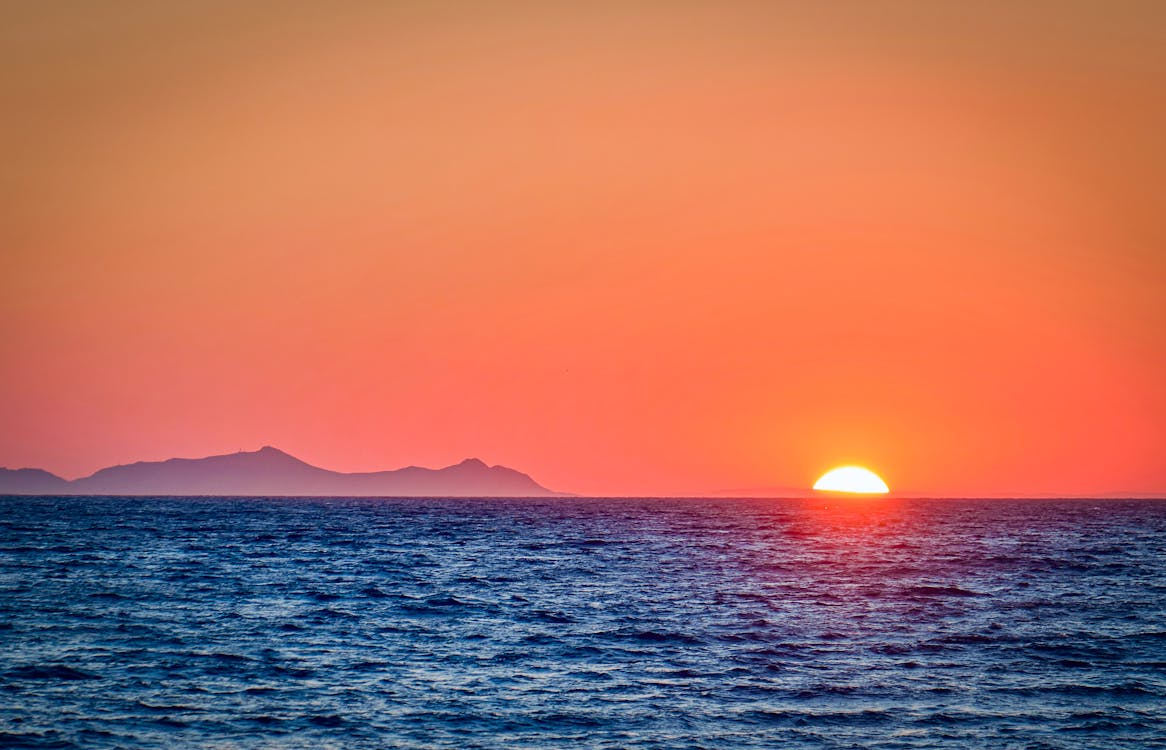
#> input picture lab-2/images/ lines & bounds/horizon.jpeg, 1166 x 750 px
$ python -i lab2.py   (imports and definitions only)
#> lines starting #> are read from the running program, lines starting #| are printed output that depends on the picture
#> further down, picture is the input picture: PIL image 1166x750 RGB; mean R, G, B 173, 109.6, 97.3
#!/usr/bin/env python3
"""
Single-file Tkinter image processor.

Содержит адаптированные реализации из:
 - segmentation.py (convolve2d, SegmentationProcessor)
 - histogram.py (HistogramProcessor)
 - image_processor.py (ImageProcessor)
и GUI на tkinter.

Запуск:
    python image_processor_tk.py

Зависимости:
    pillow, numpy
    (опционально) matplotlib для красивой гистограммы
"""

import os
import sys
import math
import tkinter as tk
from tkinter import ttk, filedialog, messagebox
from PIL import Image, ImageTk, ImageOps
import numpy as np

# [8 lines not run here, left out]


# [16 lines left out: function convolve2d, not called in this run]

class SegmentationProcessor:
    # [109 lines left out: functions point_detection, line_detection, edge_detection, combined_edge_detection, not called in this run]

class HistogramProcessor:
    # [36 lines left out: functions compute_histogram, equalize_histogram_rgb, not called in this run]

    @staticmethod
    def equalize_histogram_hsv(image):
        """Эквализация только V-компоненты в HSV пространстве."""
        if image.mode == 'RGBA':
            image = image.convert('RGB')

        img_hsv = image.convert('HSV')
#> img_hsv: PIL image 1166x750 HSV; mean H, S, V 68.8, 154.8, 192.2
        h, s, v = img_hsv.split()
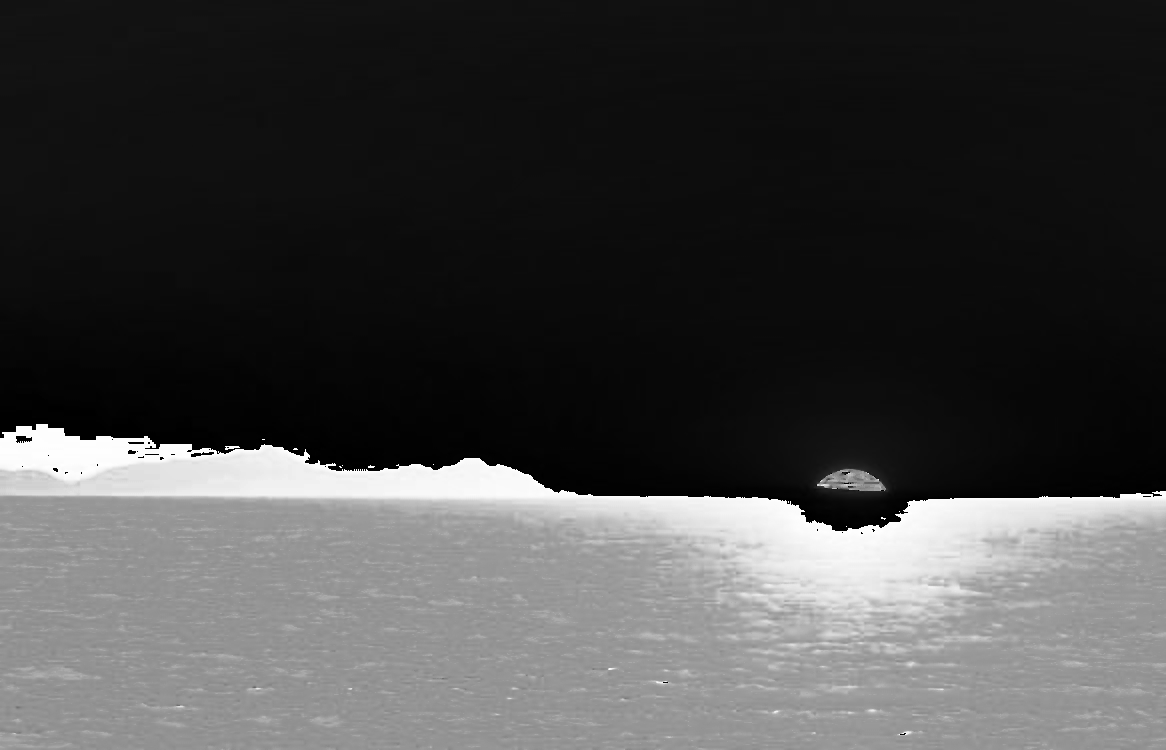
#> h: PIL image 1166x750 L; min 0, max 254, mean 68.8
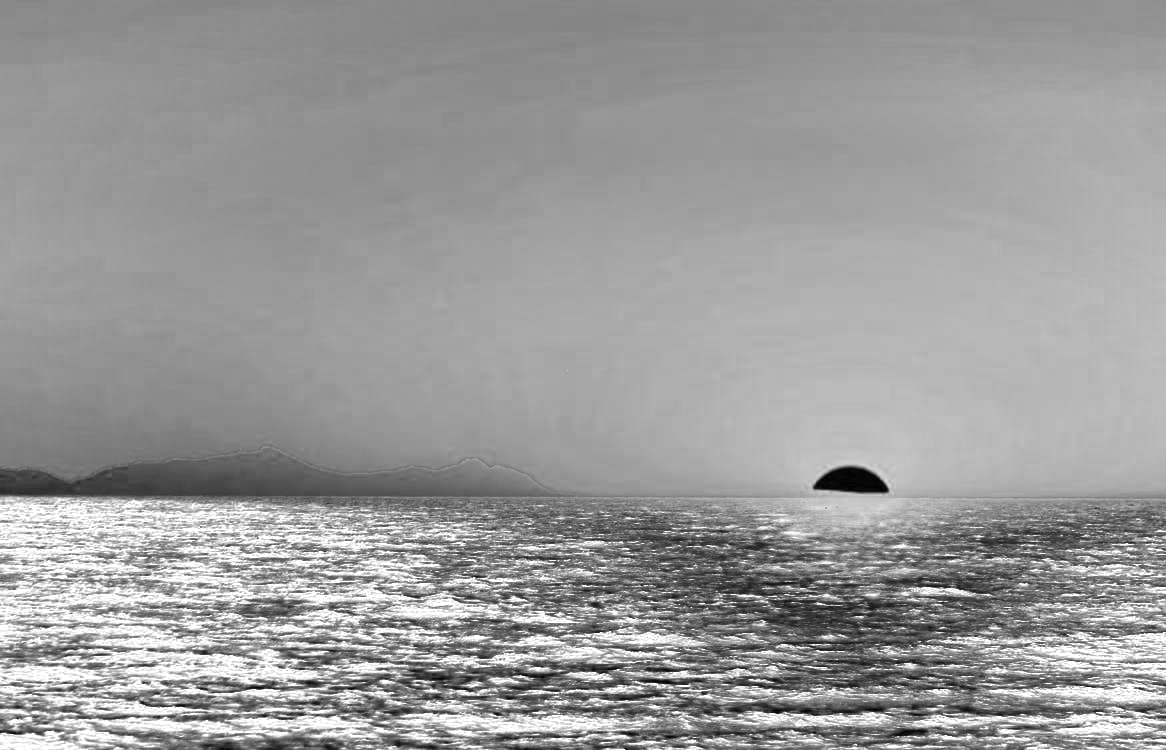
#> s: PIL image 1166x750 L; min 0, max 255, mean 154.8
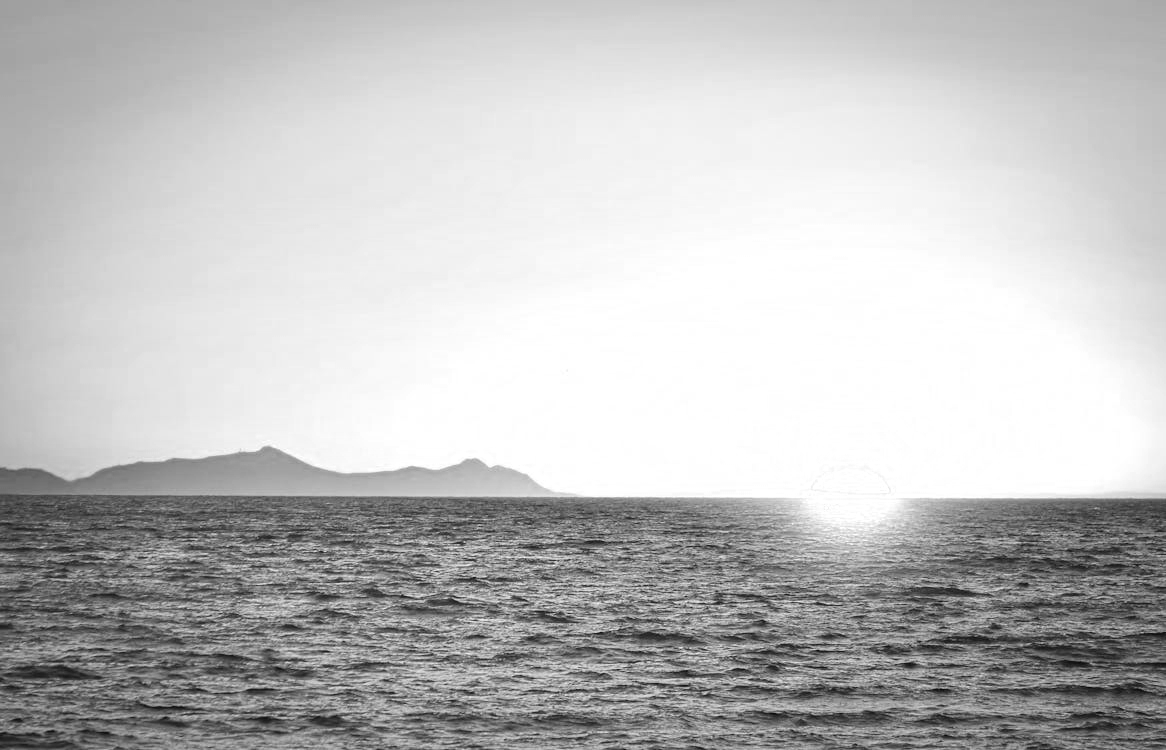
#> v: PIL image 1166x750 L; min 7, max 255, mean 192.2

        v_array = np.array(v)
        v_equalized = HistogramProcessor._equalize_channel(v_array)

        v_eq = Image.fromarray(v_equalized.astype(np.uint8))
        result_hsv = Image.merge('HSV', (h, s, v_eq))

        return result_hsv.convert('RGB')

    @staticmethod
    def _equalize_channel(channel):
        hist, _ = np.histogram(channel.flatten(), 256, [0, 256])
#> hist = 256 values, max 102274 at index 255, min 0 at index 0, mean 3416

        cdf = hist.cumsum()
#> cdf = 256 values from 0 to 874500
        cdf_min = cdf[cdf > 0].min()
#> cdf_min = 2

        cdf_normalized = ((cdf - cdf_min) * 255 / (cdf[-1] - cdf_min)).astype(np.uint8)
#> cdf_normalized = 256 values from 0 to 255

        equalized = cdf_normalized[channel.astype(np.uint8)]
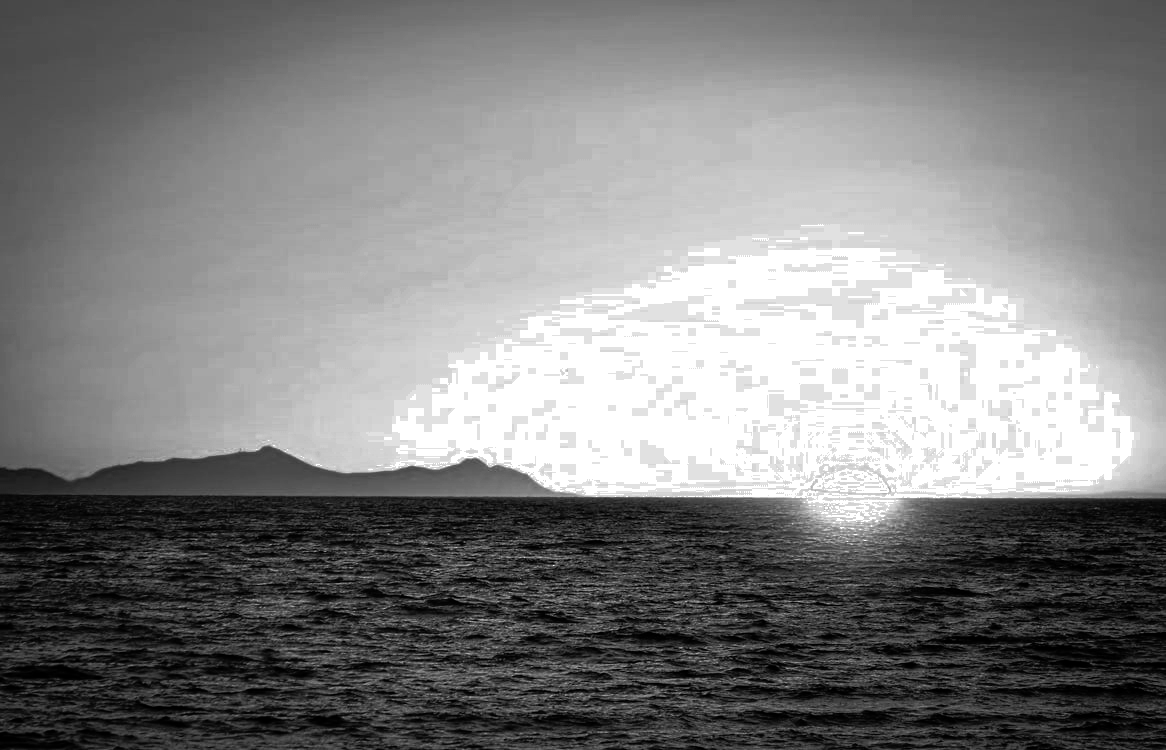
#> equalized: shape (750, 1166); min 0, max 255, mean 129.6

        return equalized

    # [18 lines left out: function linear_contrast_stretch, not called in this run]

class ImageProcessor:
    def __init__(self):
        self.histogram_processor = HistogramProcessor()
        self.segmentation_processor = SegmentationProcessor()

    def process_histogram_equalize_rgb(self, image):
        return self.histogram_processor.equalize_histogram_rgb(image)

    def process_histogram_equalize_hsv(self, image):
        return self.histogram_processor.equalize_histogram_hsv(image)

    def process_linear_contrast(self, image):
        return self.histogram_processor.linear_contrast_stretch(image)

    def process_point_detection(self, image, threshold=50):
        return self.segmentation_processor.point_detection(image, threshold)

    def process_line_detection(self, image, direction='horizontal', threshold=100):
        return self.segmentation_processor.line_detection(image, direction, threshold)

    def process_edge_detection(self, image, method='sobel', threshold=100):
        return self.segmentation_processor.edge_detection(image, method, threshold)

    def process_combined_edges(self, image, threshold=100):
        return self.segmentation_processor.combined_edge_detection(image, threshold)

    def get_histogram(self, image, downsample_for_display=False):
        return self.histogram_processor.compute_histogram(image, downsample_for_display)

# ---------------------------
# GUI
# ---------------------------

class ImageProcessorApp(tk.Tk):
    # [276 lines left out: functions __init__, _build_ui, _set_default_controls, _update_param_widgets, load_image, _draw_images and 6 more, not called in this run]

# ---------------------------
# Запуск
# ---------------------------
def main():
    app = ImageProcessorApp()
    app.mainloop()

# [2 lines not run here, left out]

>>> from PIL import Image
>>> picture = Image.open('images/ lines & bounds/horizon.jpeg')
>>> result = HistogramProcessor().equalize_histogram_hsv(picture)
#> in equalize_histogram_hsv, `result_hsv = Image.merge('HSV', (h, s, v_eq))`: result_hsv: PIL image 1166x750 HSV; mean H, S, V 68.8, 154.8, 129.6
#> in equalize_histogram_hsv, `return result_hsv.convert('RGB')`:
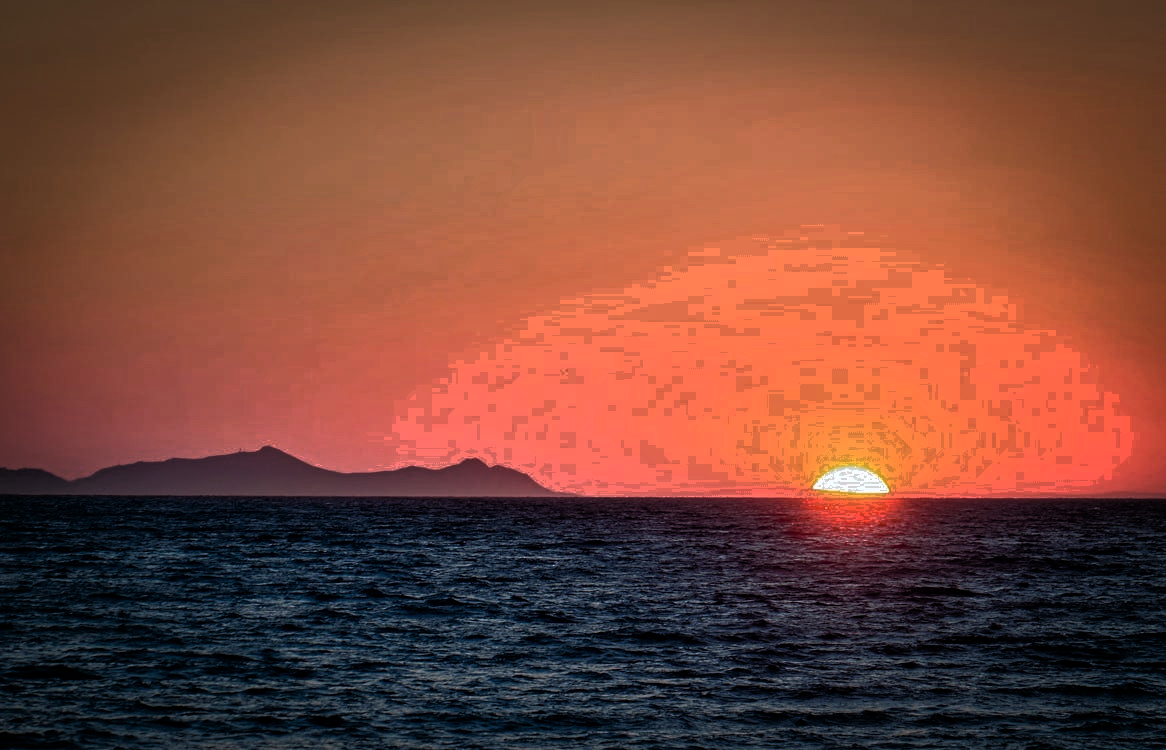
#> returned value: PIL image 1166x750 RGB; mean R, G, B 123.3, 71.1, 57.3

$ run again, on lab-2/images/ lines & bounds/towers.jpg
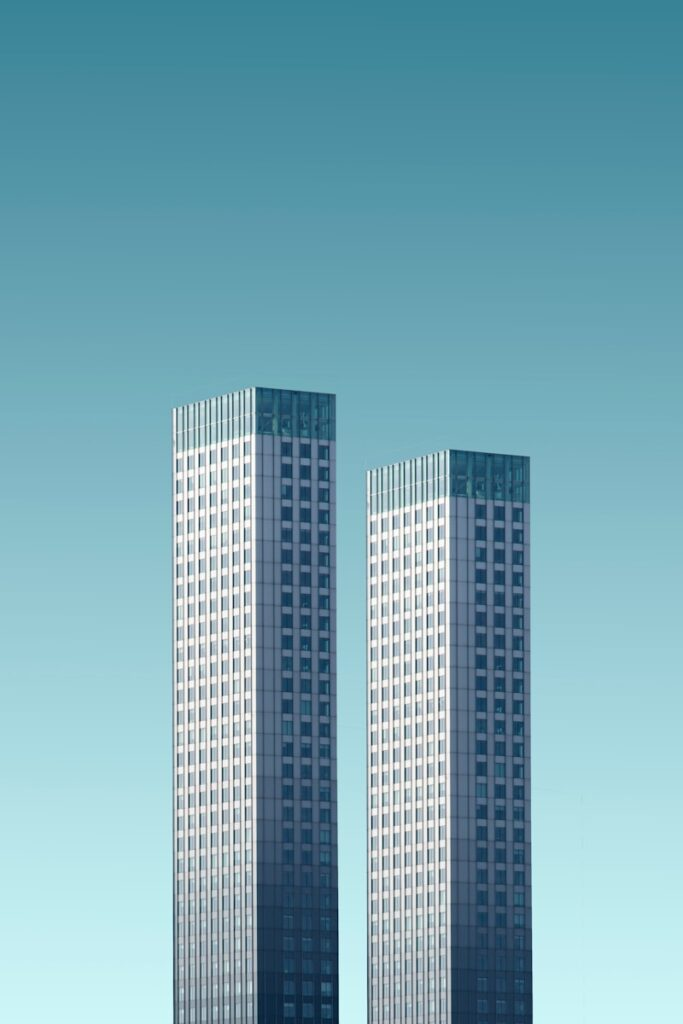
#> input picture lab-2/images/ lines & bounds/towers.jpg, 683 x 1024 px
#> picture is the input picture: PIL image 683x1024 RGB; mean R, G, B 121.2, 167.8, 180.9
#> img_hsv: PIL image 683x1024 HSV; mean H, S, V 135, 91.2, 181
#> in equalize_histogram_hsv, `h, s, v = img_hsv.split()`:
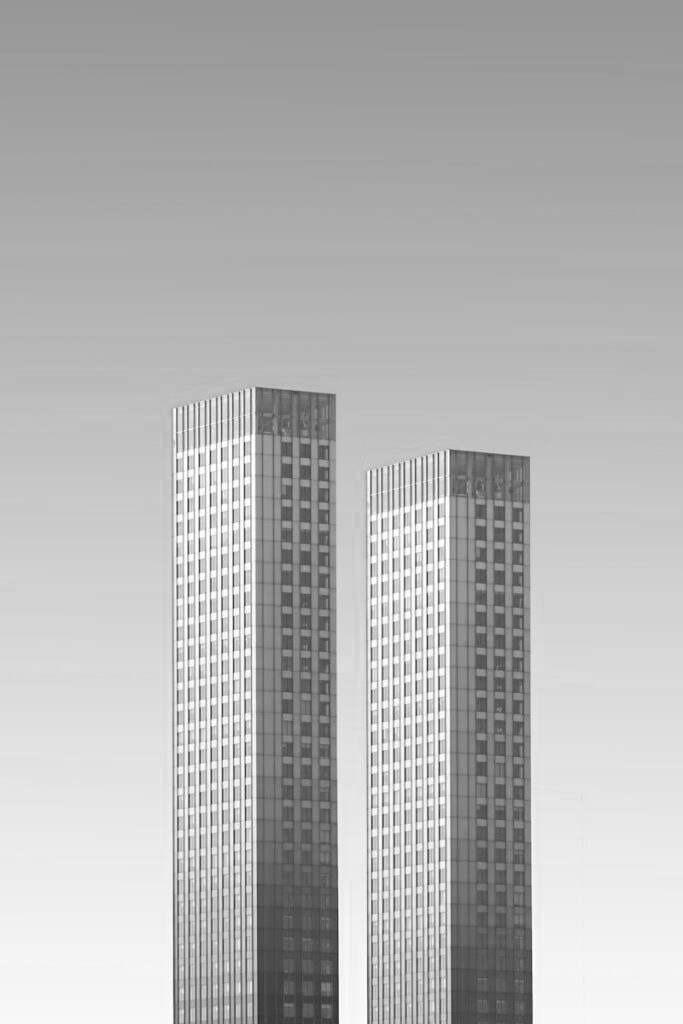
#> v: PIL image 683x1024 L; min 46, max 255, mean 181
#> hist = 256 values, max 10787 at index 174, min 0 at index 0, mean 2732
#> cdf = 256 values from 0 to 699392
#> cdf_min = 1
#> cdf_normalized = 256 values from 0 to 255
#> result_hsv: PIL image 683x1024 HSV; mean H, S, V 135, 91.2, 128.1
#> in equalize_histogram_hsv, `return result_hsv.convert('RGB')`:
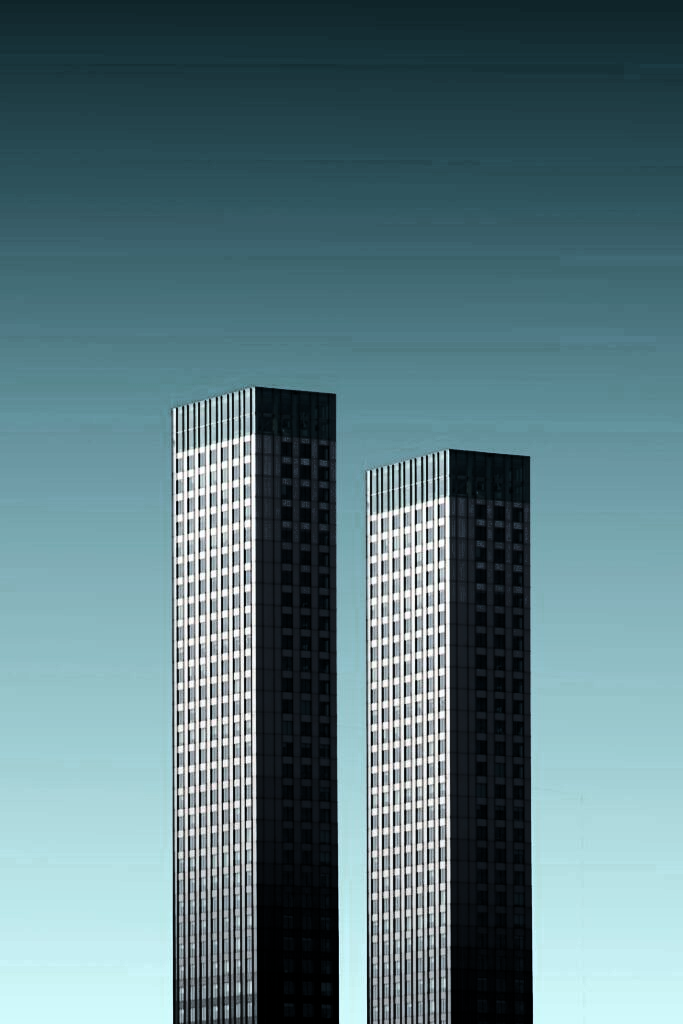
#> returned value: PIL image 683x1024 RGB; mean R, G, B 91.8, 121.7, 128
